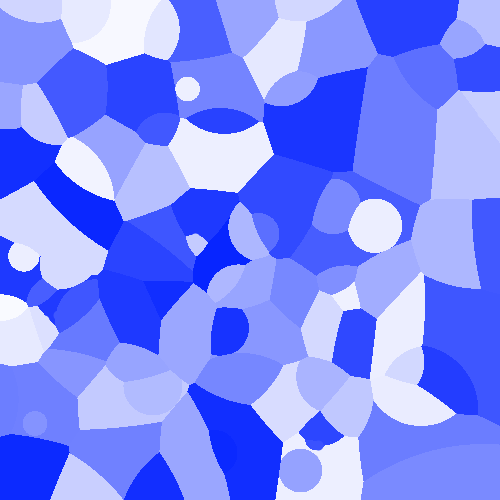
Frame 1 (no input)
Frame 60 (the mouse pressed at the canvas centre just before this capture): identical to frame 1, image omitted
Frame 120 (the mouse held since frame 60 and released just before this capture): identical to frame 1, image omitted

The Processing sketch that drew this single still picture (run headless with seeded random() and noise(); from frame 60 on, the mouse is pressed at the canvas centre):

// Processing sketch: MW_Voronoi_high_order
// ── MW_Voronoi_high_order.pde
ArrayList<Region> regions = new ArrayList<Region>();
float pSize;
int rN = 100;//number of regions
float basehue;
float pSW = 10;
int power = 2;
boolean render = true;

void setup(){
  size(500, 500);
  //fullScreen();
  colorMode(HSB, 360, 100, 100);
  basehue = random(360);
  for(int i = 0; i < rN; i++){
    int col = color(basehue, random(100), 100);
    PVector p = new PVector(random(width), random(height));
    regions.add(new Region(p, col));
  }
}

void keyPressed(){
  if(keyCode == UP){
    power++;
  }else if(keyCode == DOWN){
    power--;
  }
  if(key == 'r'){
    render = !render;
  }
  if(key == 's'){
    basehue = random(360);
    regions = new ArrayList<Region>();
    for(int i = 0; i < rN; i++){
      int col = color(basehue, random(100), 100);
      PVector p = new PVector(random(width), random(height));
      regions.add(new Region(p, col));
    }
  }
}

void draw(){
  background(255);
  noStroke();
  //float t = pSize;
  if(render){
    pSize = 1;
  }else{
    pSize = 4;
  }
  for(int x = 0; x < width; x+=pSize){
    for(int y = 0; y < height; y+=pSize){
      fill(nearestColor(power, new PVector(x, y)));
      rect(x, y, pSize, pSize);
    }
  }
  
  for(Region region : regions){
    region.show();
  }
}

int nearestColor(int val, PVector p){
  float minDist = Float.POSITIVE_INFINITY;
  int col = color(0);
  for(Region region : regions){
    float dst = dist(val, region.p, p)/region.w;
    if(minDist > dst){
      minDist = dst;
      col = region.col;
    }
  }
  return col;
}
public float dist(int pNorm, PVector a, PVector b){//!not sqrt
  float dx = b.x - a.x; float dy = b.y - a.y;
  return abs(ipow(dx, pNorm)) + abs(ipow(dy, pNorm));
}

float ipow(float x, int p){
  float result = x;
  for(int i = 1 ; i < p; i++){
    result *= x;
  }
  return result;
}

class Region{
  PVector p;
  int col;
  float w;
  
  Region(PVector p, int col){
    this.p = p;
    this.col = col;
    this.w = random(0.5f, 2);
  }
  
  public void show(){
    stroke(col);
    strokeWeight(pSW);
    point(p.x, p.y);
  }
}
